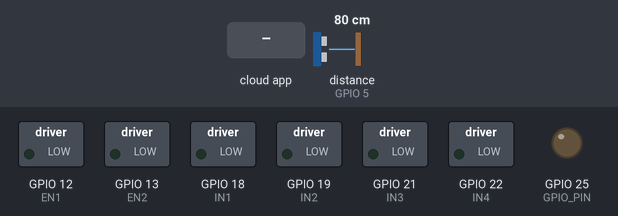
The sketch below on a simulated ESP32. Parts: switched loads named in the sketch (green lamp = pin HIGH), output pins drawn as LEDs (lit = HIGH). Wiring (inferred from the names in the program): ultrasonic range finder: trigger GPIO 4; echo GPIO 5. The inputs (shaded band) are chosen by the test bench; at power-on: distance to the obstacle (sensor on GPIO 5) 80 cm. The echo pulse lasts 58.3 µs per cm; WiFi joins after 1.5 s; servers stay silent unless stated; the ROS host is connected and sends only what is stated; pins used as bus, display or sensor lines are not drawn; what the sketch prints to the serial monitor is not drawn.

Above: at 2.9 s.
3.0 s: the phone or cloud app sets vaccum_state to 1
At 3.6 s:
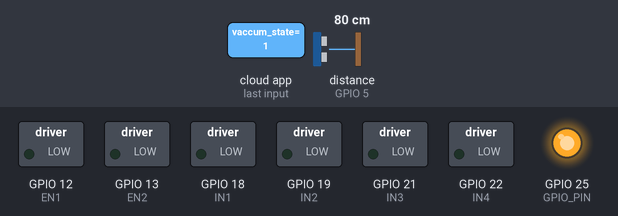
4.5 s: the phone or cloud app sets vaccum_state to 0
At 4.8 s:
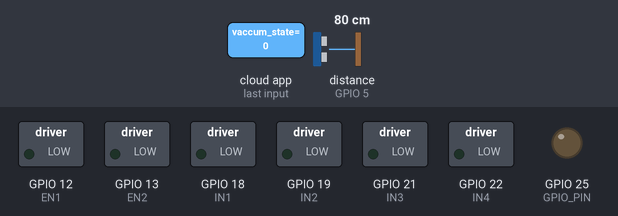
Timing chart, 0 to 7.5 s (numbered marks = the images above; inputs shaded):
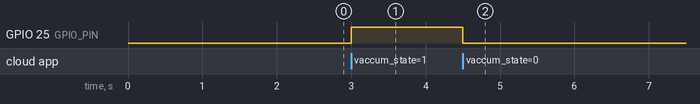

The sketch:

main.ino
```cpp
#define ROSSERIAL_ARDUINO_TCP
#include <ros.h>

// Wifi
#include <WiFi.h>  // For ESP32 Wi-Fi library


// Ultrasonic
#include <std_msgs/Int16.h>
#define  TRIG_PIN 4
#define ECHO_PIN 5


// Motor Driver
#include <std_msgs/Int32MultiArray.h>

// Motor pin definitions
#define EN1 12
#define EN2 13

#define IN1 18
#define IN2 19

#define IN3 21
#define IN4 22

// switch
#include <std_msgs/Bool.h>
#define GPIO_PIN 25


unsigned long previousMillis = 0; // Stores the last time the loop ran
const unsigned long interval = 100; // Interval in milliseconds


const char* ssid     = "zeroMachine";
const char* password = "helloworld";
// Set the rosserial socket server IP address (ROS master IP)
IPAddress server(10, 42, 0, 1);


// Set the rosserial socket server port (default: 11411)
const uint16_t serverPort = 11411;

ros::NodeHandle nh;  // Create ROS node handle


//create messages for Ultrasonic
std_msgs::Int16 ultrasonic_msg;

//create publishers for Ultrasonic
ros::Publisher pub_ultrasonic("ultrasonic/range", &ultrasonic_msg);


// Variable to store motor speeds
int left_motor_speed = 0;
int right_motor_speed = 0;


// ROS subscriber callback
void motorSpeedCallback(const std_msgs::Int32MultiArray& msg) {
    if (msg.data_length == 2) { // Ensure two values are received
    left_motor_speed = msg.data[0];
    right_motor_speed = msg.data[1];
    controlMotors(left_motor_speed, right_motor_speed); // Update motor speeds
  }
}


// Callback function for the 'vaccum_state' topic
void vaccumStateCallback(const std_msgs::Bool& msg) {
  if (msg.data) {
    digitalWrite(GPIO_PIN, HIGH); // Turn GPIO 25 ON
    }
  else {
    digitalWrite(GPIO_PIN, LOW); // Turn GPIO 25 OFF

     }
}

// Subscriber for the 'vaccum_state' topic
ros::Subscriber<std_msgs::Bool> vaccumStateSub("vaccum_state", vaccumStateCallback);


ros::Subscriber<std_msgs::Int32MultiArray> motorSpeedSub("motors_speed", &motorSpeedCallback);

WiFiClient wifiClient;  // Wi-Fi client for socket connection


void setup() {
  Serial.begin(115200);  // Start serial communication for debugging

  // ultrasonic configs
  pinMode(TRIG_PIN, OUTPUT);
  pinMode(ECHO_PIN, INPUT);


  // Motor Driver configs
  pinMode(IN1, OUTPUT);
  pinMode(IN2, OUTPUT);
  pinMode(IN3, OUTPUT);
  pinMode(IN4, OUTPUT);
  pinMode(EN1, OUTPUT);
  pinMode(EN2, OUTPUT);

  // Switch configs
  pinMode(GPIO_PIN, OUTPUT);
  digitalWrite(GPIO_PIN, LOW); // Default state OFF


  // WIFI configs
  Serial.println();
  Serial.print("Connecting to ");
  Serial.println(ssid);

  // Connect to Wi-Fi network
  WiFi.begin(ssid, password);
  while (WiFi.status() != WL_CONNECTED) {
    delay(500);
    Serial.print(".");
  }
  Serial.println("");
  Serial.println("WiFi connected");
  Serial.println("IP address: ");
  Serial.println(WiFi.localIP());  // Display ESP32's IP address

  // Establish socket connection with ROS master using WiFiClient
  if (wifiClient.connect(server, serverPort)) {

    // Use rosserial's hardware interface with WiFiClient
    nh.getHardware()->setConnection(server, serverPort);
    nh.initNode();


    // advertise topics
    nh.advertise(pub_ultrasonic);

    // Subscribe to the 'vaccum_state' topic
    nh.subscribe(vaccumStateSub);


    // motor driver
    nh.subscribe(motorSpeedSub);

  } else {
    Serial.println("Connection to ROS Master failed");
  }

  Serial.print("ESP32 IP = ");
  Serial.println(WiFi.localIP());
}

void loop() {
  if (nh.connected()) {
    unsigned long currentMillis = millis();
    if (currentMillis - previousMillis >= interval) {
    previousMillis = currentMillis;

    // Read ultrasonic distance
    ultrasonic_msg.data = readUltrasonicDistance();

    // Publish the message on the topic "pub_ultrasonic"
    pub_ultrasonic.publish(&ultrasonic_msg);

  }


  } else {
    Serial.println("Not connected to ROS Master");
  }

  nh.spinOnce();  // Call rosserial processing

}
```

ultraSonic.ino
```cpp
//function of ultrasonic
float readUltrasonicDistance() {
  digitalWrite(TRIG_PIN, LOW);
  delayMicroseconds(2);
  digitalWrite(TRIG_PIN, HIGH);
  delayMicroseconds(10);
  digitalWrite(TRIG_PIN, LOW);
  long duration = pulseIn(ECHO_PIN, HIGH);
  return (duration * 0.034 / 2) ; // Convert to cm
}
```

motordriver.ino
```cpp
// Function to control motor speeds
void controlMotors(int left_speed, int right_speed) {
  // Set motor directions and speeds based on input
  if (left_speed >= 0) {
    digitalWrite(IN1, HIGH);
    digitalWrite(IN2, LOW);
  } else {
    digitalWrite(IN1, LOW);
    digitalWrite(IN2, HIGH);
    left_speed = -left_speed; // Convert to positive for PWM
  }

  if (right_speed >= 0) {
    digitalWrite(IN3, HIGH);
    digitalWrite(IN4, LOW);
  } else {
    digitalWrite(IN3, LOW);
    digitalWrite(IN4, HIGH);
    right_speed = -right_speed; // Convert to positive for PWM
  }

  // Write speeds to the motor driver
  analogWrite(EN1, constrain(left_speed, 0, 255));
  analogWrite(EN2, constrain(right_speed, 0, 255));

}
```

Measured:
- after the input at 3.0 s, GPIO 25 (GPIO_PIN): LOW → HIGH at once
- after the input at 4.5 s, GPIO 25 (GPIO_PIN): HIGH → LOW at once
